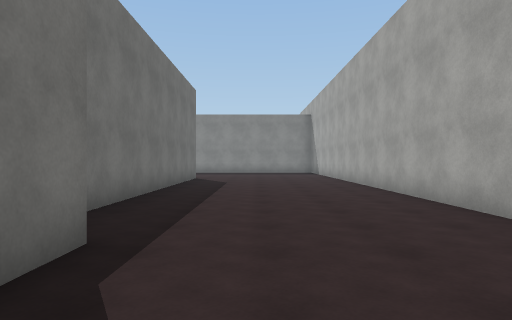
View 1 (above)

24 first-person views from a walk through a 3-D level made in the Unity game engine. The camera is 1.4 m above the floor, looks level and sees 75° across. The floor is counted in squares, 2 m on a side. Each view is taken from the middle of a square. On the plan, view 1 faces up. The plan holds only what a view shows up to about 10 squares ahead; the rest is blank. The place goes on beyond the plan. The player character is not drawn. Surface patterns are stand-ins for the level's own textures.

View 2
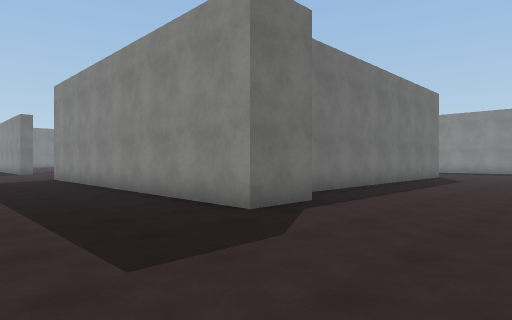

View 3
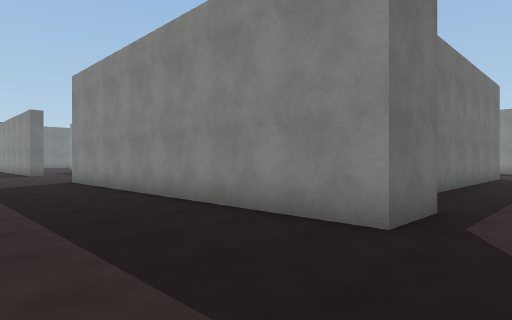

View 4
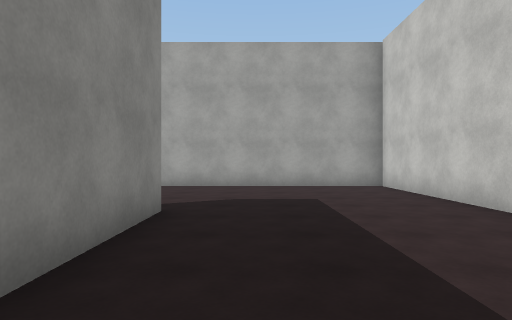

View 5
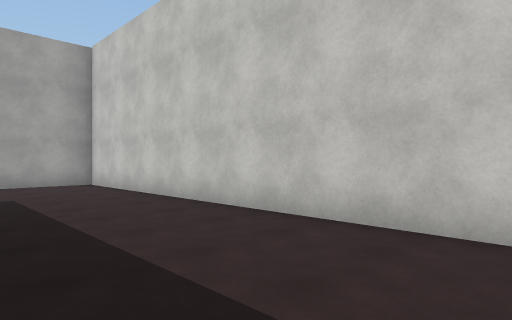

View 6
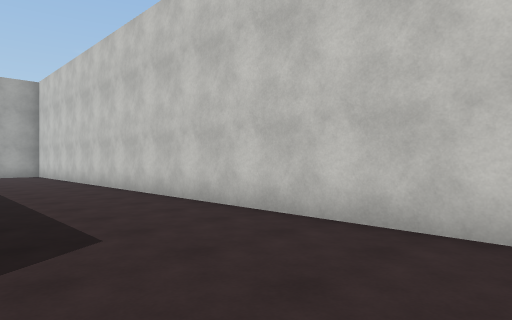

View 7
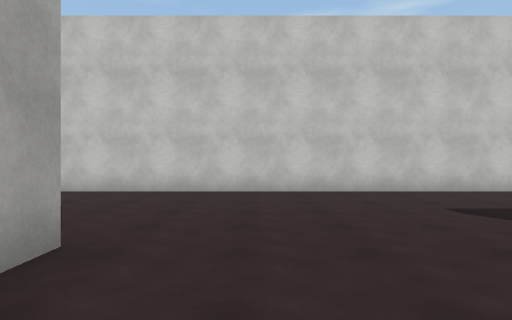

View 8
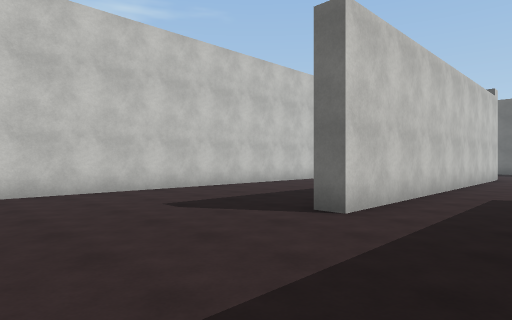

View 9
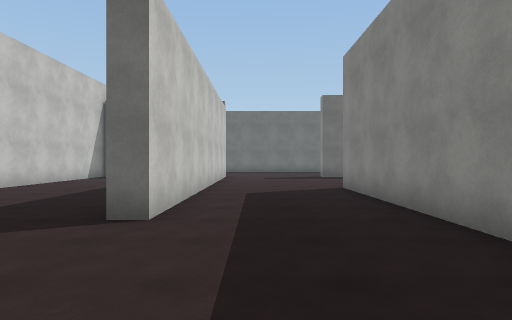

View 10
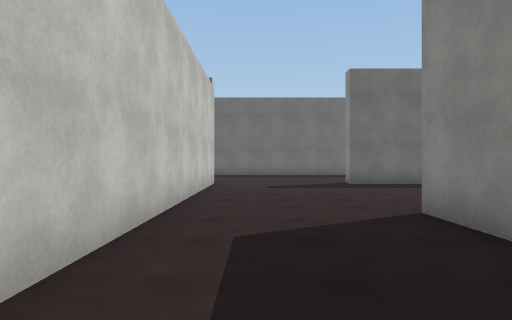

View 11
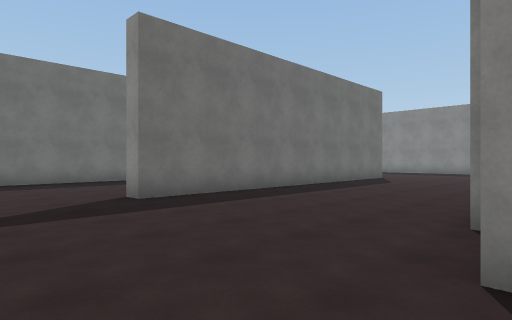

View 12
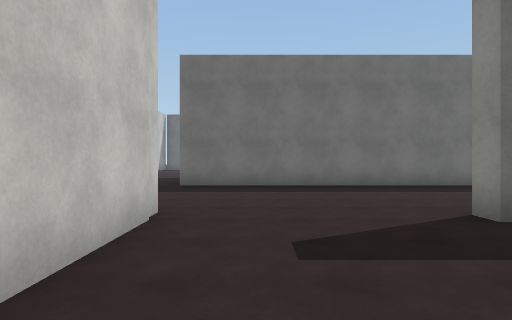

View 13
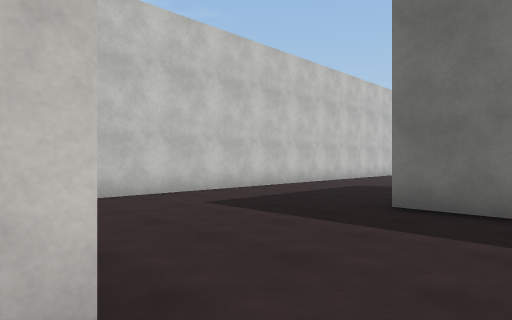

View 14
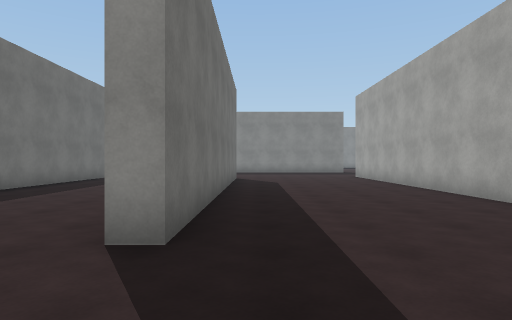

View 15
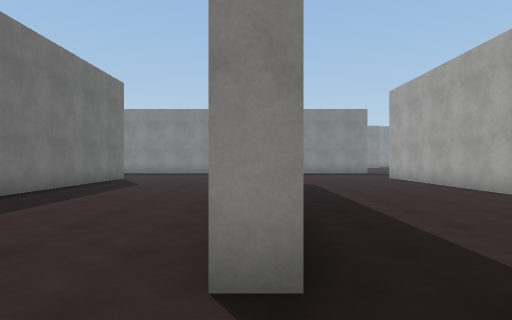

View 16
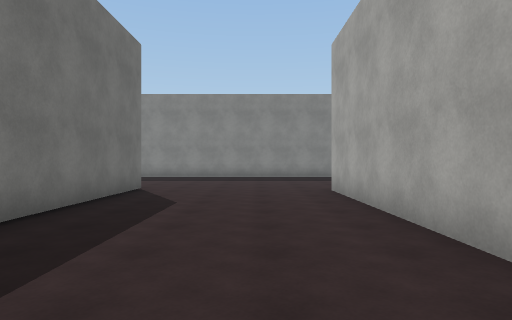

View 17
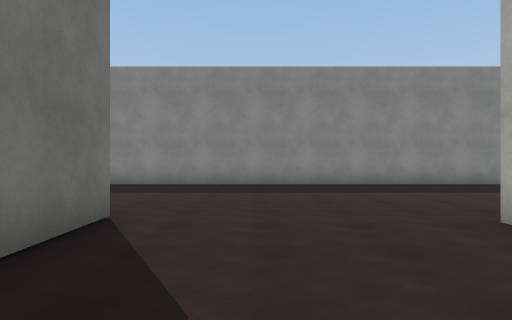

View 18
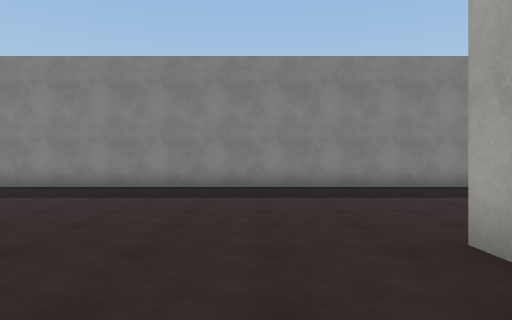

View 19
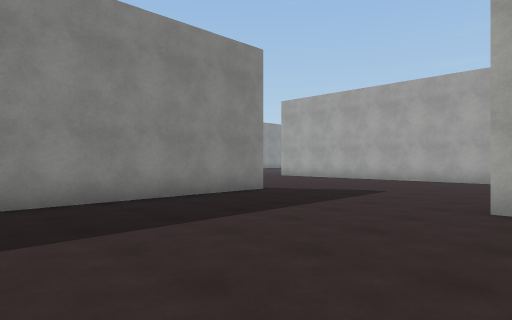

View 20
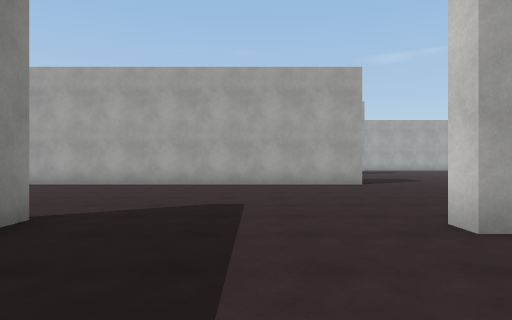

View 21
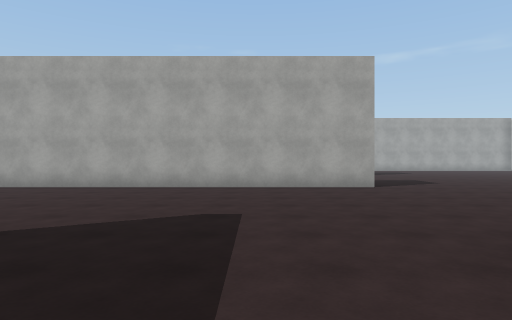

View 22
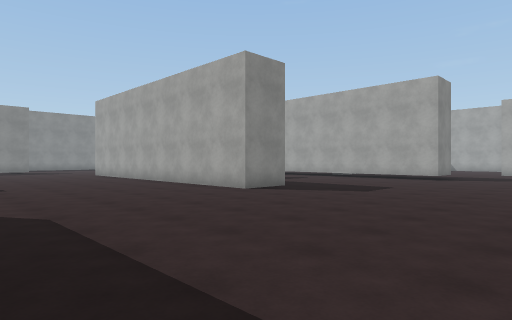

View 23
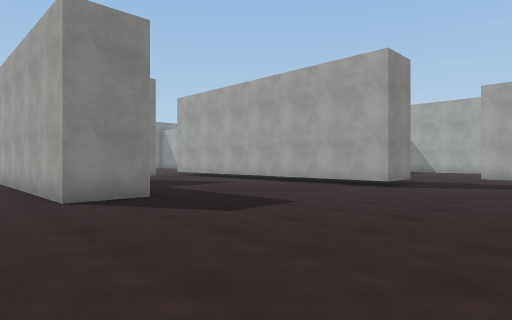

View 24
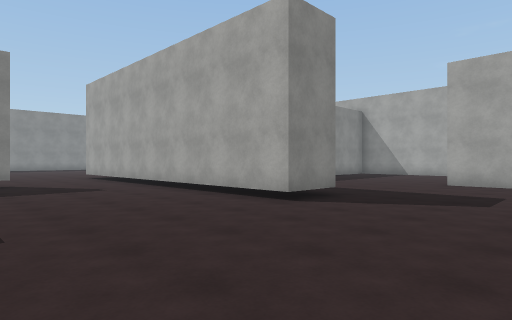

### Floor plan
Points are (right, up) in squares from view 1. A wall is a line through its corners. A room is listed if a view was taken in it or the views show most of it. See-through windows are left out.
Room 1 (views 1, 2, 3, 4, 5, 6, 7, 8, 9, 10, 11, 12, 13, 14, 15, 16, 17, 18, 19, 20, 21, 22, 23, 24)
walls: (-15.9, 5.2) (-21.5, 5.2); (-21.8, 8.4) (-21.8, 14); (-13.9, 15.9) (-15.4, 15.9) (-15.4, 23.5); (-21.8, 16.5) (-21.8, 16.9) (-21.2, 16.9); (-11.4, 1.2) (-11.4, 2); (-27.2, 10.2) (-27.2, 15.8); (-26.7, 12.8) (-26.7, 5.8) (-27.2, 5.8); (-7, 13.6) (-8.6, 13.6) (-8.6, 19.8); (-27.5, 1.8) (-16.9, 1.8) (-16.9, 1.2); (-21, 21.6) (-35.6, 21.6); (-23, -3.4) (3, -3.4) (3, 10); (-2.8, 11.2) (-2.8, 12.8); (-2.3, 10) (-2.3, 4); (-31.7, 16) (-31.7, 1); (-1.4, 2.9) (-1.4, 1.3) (-10.9, 1.3); (-34.8, -3.4) (-29.2, -3.4)

Positions as (right, up) in squares from view 1, and headings:
1: (0, 0), facing up
2: (2, -2), facing up-left
3: (0, -2), facing up-left
4: (-6, 0), facing right
5: (-7, 0), facing down-right
6: (-13, 0), facing down-right
7: (-13, 4), facing down
8: (-13, 4), facing down-left
9: (-13, 3), facing left
10: (-17, 3), facing left
11: (-21, 3), facing up-left
12: (-23, 3), facing left
13: (-27, 3), facing down-left
14: (-26, 3), facing up
15: (-27, 4), facing up
16: (-29, 8), facing up
17: (-30, 12), facing up
18: (-29, 13), facing up
19: (-27, 16), facing up-right
20: (-25, 19), facing right
21: (-24, 19), facing right
22: (-21, 10), facing up-right
23: (-17, 10), facing up-right
24: (-13, 10), facing up-right
